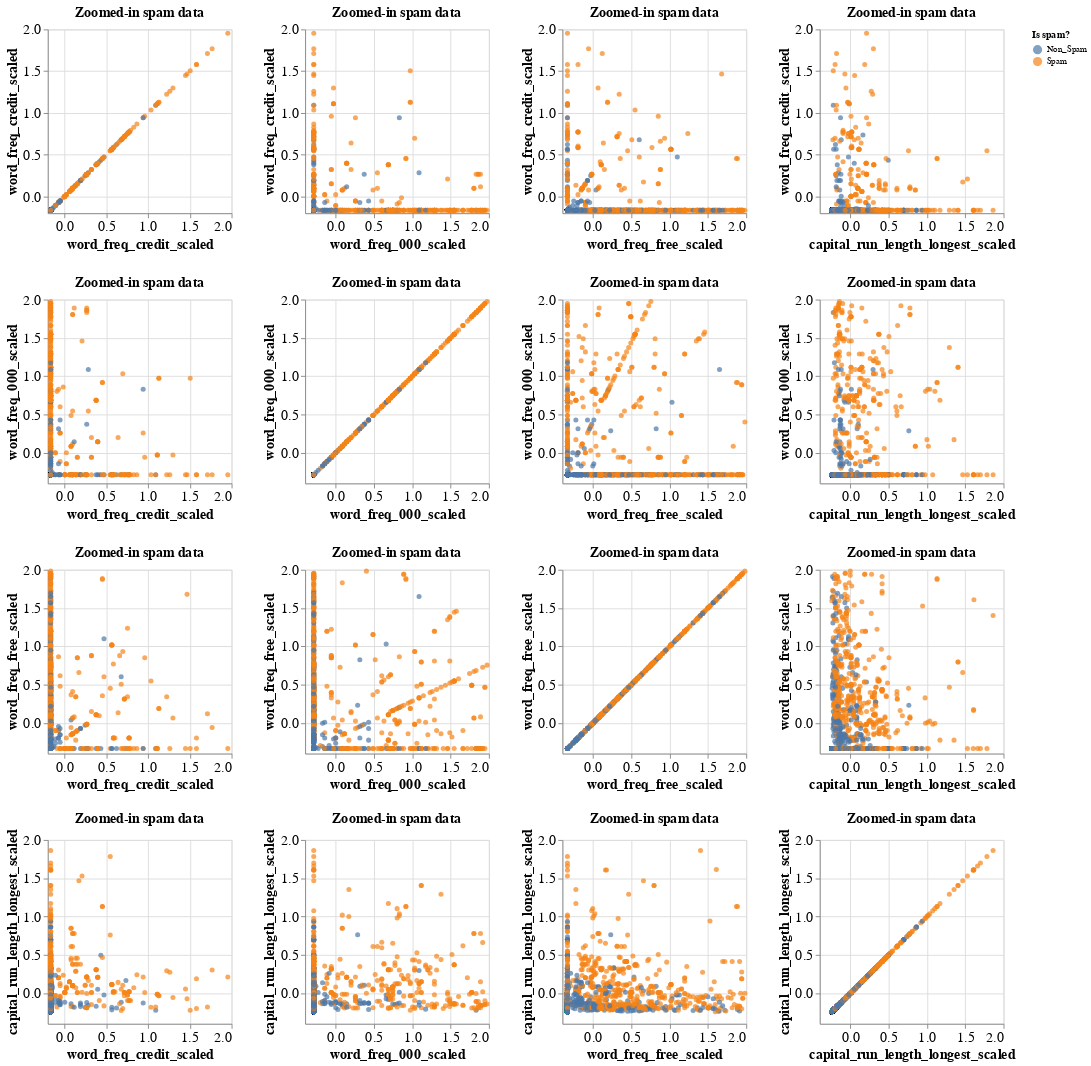

Notebook cell for this chart:
### Code cell
# the "zoomed in" graph for all data points below 2

zoom_matrix = (
    alt.Chart(spam_train_zoom, title = "Zoomed-in spam data")
    .mark_circle()
    .encode(
        x = alt.X(alt.repeat("column"), type = "quantitative"), 
        y = alt.Y(alt.repeat("row"), type = "quantitative"),
        color = alt.Color("is_spam:N", title = "Is spam?")
    )
    .properties(width=200, height=200)
    .repeat(row = predictor_variables_scaled, column = predictor_variables_scaled)
    .configure_axis(labelFontSize = 15, titleFontSize = 15)
    .configure_title(fontSize = 15)
   )

zoom_matrix

### Figure 1 — Vega-Lite specification as saved in the notebook (floating-point values rounded to 4 significant figures; data arrays with more than 128 entries replaced by an {"elided": "..."} marker saying what was removed)
{"config": {"view": {"continuousWidth": 400, "continuousHeight": 300}, "axis": {"labelFontSize": 15, "titleFontSize": 15}, "title": {"fontSize": 15}}, "repeat": {"column": ["word_freq_credit_scaled", "word_freq_000_scaled", "word_freq_free_scaled", "capital_run_length_longest_scaled"], "row": ["word_freq_credit_scaled", "word_freq_000_scaled", "word_freq_free_scaled", "capital_run_length_longest_scaled"]}, "spec": {"data": {"name": "data-2f17d11e3f8f53465e001d6f220c6e91"}, "mark": "circle", "encoding": {"color": {"field": "is_spam", "title": "Is spam?", "type": "nominal"}, "x": {"field": {"repeat": "column"}, "type": "quantitative"}, "y": {"field": {"repeat": "row"}, "type": "quantitative"}}, "height": 200, "title": "Zoomed-in spam data", "width": 200}, "$schema": "https://vega.github.io/schema/vega-lite/v4.17.0.json", "datasets": {"data-2f17d11e3f8f53465e001d6f220c6e91": {"elided": "3065 records"}}}
